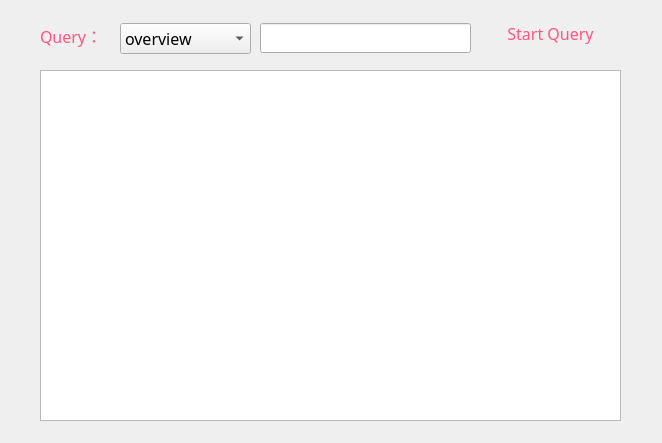
<?xml version="1.0" encoding="UTF-8"?>
<ui version="4.0">
 <class>query</class>
 <widget class="QWidget" name="query">
  <property name="geometry">
   <rect>
    <x>0</x>
    <y>0</y>
    <width>662</width>
    <height>443</height>
   </rect>
  </property>
  <property name="windowTitle">
   <string>Form</string>
  </property>
  <widget class="QTableView" name="tableView">
   <property name="geometry">
    <rect>
     <x>40</x>
     <y>70</y>
     <width>581</width>
     <height>351</height>
    </rect>
   </property>
   <property name="styleSheet">
    <string notr="true">color: rgb(255, 85, 127);</string>
   </property>
  </widget>
  <widget class="QComboBox" name="comboBox">
   <property name="geometry">
    <rect>
     <x>120</x>
     <y>23</y>
     <width>131</width>
     <height>31</height>
    </rect>
   </property>
   <property name="font">
    <font>
     <family>方正舒体</family>
     <pointsize>12</pointsize>
     <italic>false</italic>
     <underline>false</underline>
     <strikeout>false</strikeout>
    </font>
   </property>
   <property name="styleSheet">
    <string notr="true">color: rgb(255, 85, 127);\nBackGround:Transparent</string>
   </property>
   <item>
    <property name="text">
     <string>overview</string>
    </property>
   </item>
   <item>
    <property name="text">
     <string>name</string>
    </property>
   </item>
   <item>
    <property name="text">
     <string>ranking1</string>
    </property>
   </item>
   <item>
    <property name="text">
     <string>ranking2</string>
    </property>
   </item>
   <item>
    <property name="text">
     <string>ranking3</string>
    </property>
   </item>
   <item>
    <property name="text">
     <string>ranking4</string>
    </property>
   </item>
   <item>
    <property name="text">
     <string>ranking5</string>
    </property>
   </item>
   <item>
    <property name="text">
     <string>ranking6</string>
    </property>
   </item>
   <item>
    <property name="text">
     <string/>
    </property>
   </item>
  </widget>
  <widget class="QLabel" name="label">
   <property name="geometry">
    <rect>
     <x>40</x>
     <y>20</y>
     <width>77</width>
     <height>31</height>
    </rect>
   </property>
   <property name="font">
    <font>
     <family>方正舒体</family>
     <pointsize>12</pointsize>
    </font>
   </property>
   <property name="styleSheet">
    <string notr="true">color: rgb(255, 85, 127);</string>
   </property>
   <property name="text">
    <string>Query：</string>
   </property>
  </widget>
  <widget class="QLineEdit" name="lineEdit">
   <property name="geometry">
    <rect>
     <x>260</x>
     <y>23</y>
     <width>211</width>
     <height>30</height>
    </rect>
   </property>
  </widget>
  <widget class="QPushButton" name="pushButton">
   <property name="geometry">
    <rect>
     <x>480</x>
     <y>13</y>
     <width>141</width>
     <height>41</height>
    </rect>
   </property>
   <property name="font">
    <font>
     <family>方正舒体</family>
     <pointsize>12</pointsize>
    </font>
   </property>
   <property name="styleSheet">
    <string notr="true">color: rgb(255, 85, 127);</string>
   </property>
   <property name="text">
    <string>Start Query</string>
   </property>
   <property name="flat">
    <bool>true</bool>
   </property>
  </widget>
 </widget>
 <resources/>
 <connections/>
</ui>
